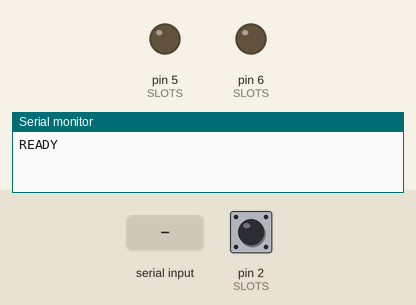
Bench run of a sketch on a simulated Arduino Uno, built with avr-gcc and run on an emulated ATmega328P. Shown: output pins drawn as LEDs (lit = HIGH), the last lines printed to the serial monitor. The inputs (shaded band) are chosen by the test bench; at power-on: pin 2 (SLOTS) HIGH.

Above: at 1.2 s.
1.3 s: "REWIND  45\n" received over Serial
At 2.5 s:
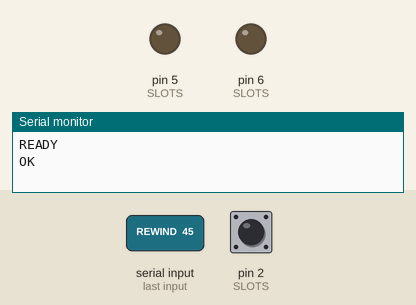
2.8 s: "DISPENSE\n" received over Serial
At 3.1 s:
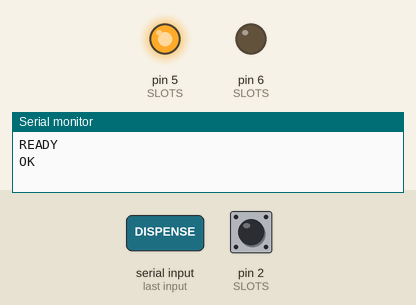
Timing chart, 0 to 12.3 s (numbered marks = the images above; inputs shaded):
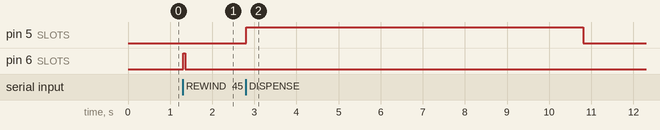

Measured:
- after the input at 1.3 s, pin 6 (SLOTS): LOW → HIGH at once, → LOW 0.05 s later
- after the input at 2.8 s, pin 5 (SLOTS): LOW → HIGH at once, → LOW 8.0 s later

The sketch:

automat.ino
```cpp
// Automat – motorstyring.
// Modtager tekstkommandoer fra telefonen (USB-serial eller Bluetooth-serial) og kører
// en søjles motor, til søjlens sensor melder at varen er landet. Protokol: docs/design.md.
//
// Generelt: en "søjle" er bare én motor + én sensor. Mekanikken kan være wire og
// hængekøjer (kaffeautomaten), en spiral, et skuffe-skub osv. – firmwaren er den samme.

struct Slot {
  uint8_t fwd;     // Motor fremad (MOSFET / H-bro IN1)
  uint8_t rev;     // Motor baglæns (H-bro IN2), 255 = ingen baglæns
  uint8_t sensor;  // Kontakt der går til GND, når varen er landet (INPUT_PULLUP). Flere søjler må dele sensor.
};

// Tilpas til din automat. Nummeret i listen er søjlens nummer (slot) i config.json.
Slot SLOTS[] = {
  {5, 6, 2},
  // {9, 10, 2},
  // {11, 255, 3},
};
const uint8_t SLOT_COUNT = sizeof(SLOTS) / sizeof(SLOTS[0]);

const unsigned long MAX_RUN_MS    = 8000;  // Hård grænse: en motor kører aldrig længere end dette
const unsigned long MAX_REWIND_MS = 5000;
const unsigned long DEBOUNCE_MS   = 30;

String line;

void stopAll() {
  for (uint8_t i = 0; i < SLOT_COUNT; i++) {
    digitalWrite(SLOTS[i].fwd, LOW);
    if (SLOTS[i].rev != 255) digitalWrite(SLOTS[i].rev, LOW);
  }
}

bool sensorActive(const Slot& s) {
  if (digitalRead(s.sensor) != LOW) return false;
  delay(DEBOUNCE_MS);
  return digitalRead(s.sensor) == LOW;
}

void dispense(int n) {
  if (n < 0 || n >= SLOT_COUNT) { Serial.println(F("ERR SLOT")); return; }
  const Slot& s = SLOTS[n];
  if (sensorActive(s)) {
    // Sensoren er allerede aktiv – en vare er ikke taget, eller kontakten sidder fast.
    Serial.println(F("ERR SENSOR"));
    return;
  }
  unsigned long start = millis();
  digitalWrite(s.fwd, HIGH);
  while (millis() - start < MAX_RUN_MS) {
    if (sensorActive(s)) {
      stopAll();
      Serial.println(F("OK"));
      return;
    }
  }
  stopAll();
  Serial.println(F("ERR JAM"));
}

void rewind(int n, unsigned long ms) {
  if (n < 0 || n >= SLOT_COUNT || SLOTS[n].rev == 255) { Serial.println(F("ERR SLOT")); return; }
  if (ms > MAX_REWIND_MS) ms = MAX_REWIND_MS;
  digitalWrite(SLOTS[n].rev, HIGH);
  delay(ms);
  stopAll();
  Serial.println(F("OK"));
}

void handle(String cmd) {
  cmd.trim();
  if (cmd == "PING") {
    Serial.println(F("PONG"));
  } else if (cmd == "SLOTS") {
    Serial.println(SLOT_COUNT);
  } else if (cmd == "DISPENSE") {
    dispense(0);
  } else if (cmd.startsWith("DISPENSE ")) {
    dispense(cmd.substring(9).toInt());
  } else if (cmd.startsWith("REWIND ")) {
    // REWIND <slot> <ms>
    String rest = cmd.substring(7);
    int sp = rest.indexOf(' ');
    if (sp < 0) { Serial.println(F("ERR ARGS")); return; }
    rewind(rest.substring(0, sp).toInt(), rest.substring(sp + 1).toInt());
  } else if (cmd.length() > 0) {
    Serial.println(F("ERR UNKNOWN"));
  }
}

void setup() {
  for (uint8_t i = 0; i < SLOT_COUNT; i++) {
    pinMode(SLOTS[i].fwd, OUTPUT);
    if (SLOTS[i].rev != 255) pinMode(SLOTS[i].rev, OUTPUT);
    pinMode(SLOTS[i].sensor, INPUT_PULLUP);
  }
  stopAll();
  Serial.begin(9600);
  Serial.println(F("READY"));
}

void loop() {
  while (Serial.available()) {
    char c = Serial.read();
    if (c == '\n') {
      handle(line);
      line = "";
    } else if (line.length() < 32) {
      line += c;
    }
  }
}
```
